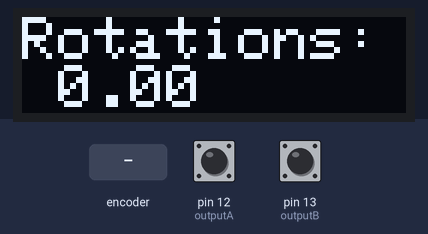
Bench run of a sketch on a simulated Teensy 4. Shown: 128×32 one-colour display. Inputs (shaded band) come from the test bench; at power-on: pin 12 (outputA) HIGH, pin 13 (outputB) HIGH. The display library's start-up logo is not drawn; what the sketch prints to the serial monitor is not drawn.

Above: at 2.2 s.
2.3 s: rotary encoder on pin 12 (outputA) / pin 13 (outputB) turned 1 step (first pin leading)
At 2.9 s:
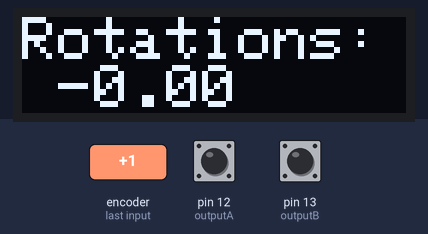
Timing chart, 0 to 5.3 s (numbered marks = the images above; inputs shaded):
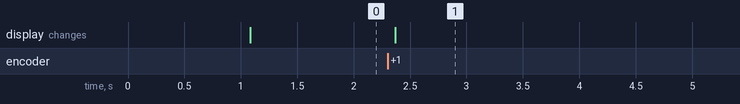

Measured:
- after the input at 2.3 s, the display: changes after 0.07 s (image 1)

The sketch:

WorkingBetaBuddyCodeV1.ino
```cpp
#include <SPI.h>
#include <Wire.h>
#include <Adafruit_GFX.h>
#include <Adafruit_SSD1306.h>
#include <RotaryEncoder.h>

Adafruit_SSD1306 display = Adafruit_SSD1306(128, 32, &Wire);

// OLED FeatherWing buttons map to different pins depending on board:
#if defined(ESP8266)
 #define BUTTON_A  0
 #define BUTTON_B 16
 #define BUTTON_C  2
#elif defined(ESP32)
  #define BUTTON_A 15
  #define BUTTON_B 32
  #define BUTTON_C 14
#elif defined(ARDUINO_STM32_FEATHER)
  #define BUTTON_A PA15
  #define BUTTON_B PC7
  #define BUTTON_C PC5
#elif defined(TEENSYDUINO)
  #define BUTTON_A  4
  #define BUTTON_B  3
  #define BUTTON_C  8
#elif defined(ARDUINO_FEATHER52832)
  #define BUTTON_A 31
  #define BUTTON_B 30
  #define BUTTON_C 27
#else // 32u4, M0, M4, nrf52840 and 328p
  #define BUTTON_A  9
  #define BUTTON_B  6
  #define BUTTON_C  5
#endif

#define outputA 12
#define outputB 13

volatile long counter = 0;
const float encoderRadius = 25.4; // Radius of encoder in mm ***Double check  this value***
const float mmToFeet = 0.0032808; // 0.00328084 feet per mm
float distanceFeet;

void setup() {
  Serial.begin(9600);

  Serial.println("OLED FeatherWing test");
  // SSD1306_SWITCHCAPVCC = generate display voltage from 3.3V internally
  display.begin(SSD1306_SWITCHCAPVCC, 0x3C); // Address 0x3C for 128x32

  Serial.println("OLED begun");

  // Show image buffer on the display hardware.
  // Since the buffer is intialized with an Adafruit splashscreen
  // internally, this will display the splashscreen.
  display.display();
  delay(1000);

  // Clear the buffer.
  display.clearDisplay();
  display.display();

  Serial.println("IO test");

  pinMode(outputA, INPUT_PULLUP);
  pinMode(outputB, INPUT_PULLUP);

  // text display tests
  display.setTextSize(2);
  display.setTextColor(SSD1306_WHITE);
  display.setCursor(0,0);
  display.setCursor(0,0);
  display.display(); // actually display all of the above

  attachInterrupt(digitalPinToInterrupt(12), count, RISING); // interrupt used to count rising edges
}

void loop() {
  display.clearDisplay();
  Serial.println((float)counter/2048);
  display.print("Rotations: ");
  display.println((float)counter/2048);
  display.print("feet: ");
  display.println(rotationsToFeet((float)counter/2048)); //Print feet here
  display.display();
  display.setCursor(0, 0);
}

void count(){ // interrupt service routine
  if(digitalRead(12) == digitalRead(13)) counter++;
  else counter--;
}

float rotationsToFeet(float rotations) {
  return rotations * 2 * 3.1415 * (encoderRadius) * mmToFeet;
}
```
